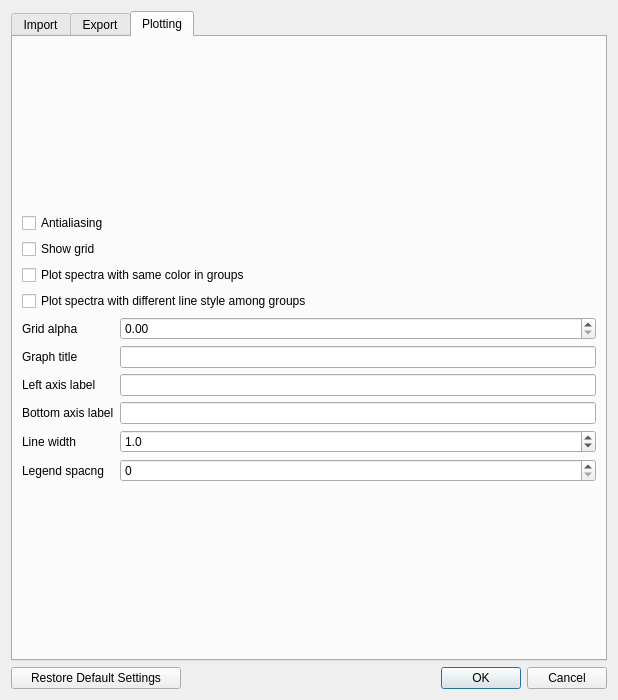
<?xml version="1.0" encoding="UTF-8"?>
<ui version="4.0">
 <class>Dialog</class>
 <widget class="QDialog" name="Dialog">
  <property name="enabled">
   <bool>true</bool>
  </property>
  <property name="geometry">
   <rect>
    <x>0</x>
    <y>0</y>
    <width>618</width>
    <height>700</height>
   </rect>
  </property>
  <property name="sizePolicy">
   <sizepolicy hsizetype="Fixed" vsizetype="Fixed">
    <horstretch>0</horstretch>
    <verstretch>0</verstretch>
   </sizepolicy>
  </property>
  <property name="minimumSize">
   <size>
    <width>0</width>
    <height>0</height>
   </size>
  </property>
  <property name="maximumSize">
   <size>
    <width>999999</width>
    <height>999999</height>
   </size>
  </property>
  <property name="windowTitle">
   <string>Dialog</string>
  </property>
  <layout class="QGridLayout" name="gridLayout_7">
   <item row="0" column="0">
    <layout class="QVBoxLayout" name="verticalLayout">
     <item>
      <widget class="QTabWidget" name="tabWidget">
       <property name="tabPosition">
        <enum>QTabWidget::North</enum>
       </property>
       <property name="tabShape">
        <enum>QTabWidget::Rounded</enum>
       </property>
       <property name="currentIndex">
        <number>2</number>
       </property>
       <property name="elideMode">
        <enum>Qt::ElideNone</enum>
       </property>
       <property name="usesScrollButtons">
        <bool>true</bool>
       </property>
       <property name="documentMode">
        <bool>false</bool>
       </property>
       <property name="tabsClosable">
        <bool>false</bool>
       </property>
       <property name="movable">
        <bool>false</bool>
       </property>
       <property name="tabBarAutoHide">
        <bool>true</bool>
       </property>
       <widget class="QWidget" name="tImport">
        <attribute name="title">
         <string>Import</string>
        </attribute>
        <layout class="QGridLayout" name="gridLayout_2">
         <item row="0" column="0">
          <layout class="QVBoxLayout" name="verticalLayout_2">
           <item>
            <widget class="QGroupBox" name="groupBox">
             <property name="title">
              <string>Files</string>
             </property>
             <layout class="QGridLayout" name="gridLayout_16">
              <item row="0" column="0">
               <layout class="QVBoxLayout" name="verticalLayout_9">
                <item>
                 <widget class="QLabel" name="label_11">
                  <property name="text">
                   <string>\n - new line
\t - tabulator</string>
                  </property>
                 </widget>
                </item>
                <item>
                 <layout class="QGridLayout" name="gridLayout_3">
                  <item row="5" column="3">
                   <widget class="QLineEdit" name="general_imp_delimiter"/>
                  </item>
                  <item row="5" column="0">
                   <widget class="QLabel" name="label_3">
                    <property name="text">
                     <string>Delimiter</string>
                    </property>
                   </widget>
                  </item>
                  <item row="0" column="3">
                   <widget class="QLabel" name="label_7">
                    <property name="text">
                     <string>General (*.txt, etc.)</string>
                    </property>
                   </widget>
                  </item>
                  <item row="6" column="3">
                   <widget class="QLineEdit" name="general_imp_decimal_sep"/>
                  </item>
                  <item row="6" column="0">
                   <widget class="QLabel" name="label_4">
                    <property name="text">
                     <string>Decimal separator</string>
                    </property>
                   </widget>
                  </item>
                  <item row="5" column="1">
                   <widget class="QLineEdit" name="dx_imp_delimiter"/>
                  </item>
                  <item row="5" column="2">
                   <widget class="QLineEdit" name="csv_imp_delimiter"/>
                  </item>
                  <item row="6" column="1">
                   <widget class="QLineEdit" name="dx_imp_decimal_sep"/>
                  </item>
                  <item row="6" column="2">
                   <widget class="QLineEdit" name="csv_imp_decimal_sep"/>
                  </item>
                  <item row="0" column="1">
                   <widget class="QLabel" name="label_6">
                    <property name="text">
                     <string>DX file</string>
                    </property>
                   </widget>
                  </item>
                  <item row="0" column="2">
                   <widget class="QLabel" name="label_5">
                    <property name="text">
                     <string>CSV file</string>
                    </property>
                   </widget>
                  </item>
                 </layout>
                </item>
                <item>
                 <layout class="QHBoxLayout" name="horizontalLayout_2">
                  <item>
                   <widget class="QGroupBox" name="groupBox_5">
                    <property name="title">
                     <string>DX file</string>
                    </property>
                    <layout class="QGridLayout" name="gridLayout_9">
                     <item row="0" column="0">
                      <layout class="QVBoxLayout" name="verticalLayout_4">
                       <item>
                        <widget class="QRadioButton" name="dx_import_spectra_name_from_filename">
                         <property name="text">
                          <string>Import spectra name
from filename</string>
                         </property>
                        </widget>
                       </item>
                       <item>
                        <widget class="QRadioButton" name="rb_DX_import_from_title">
                         <property name="text">
                          <string>Import spectra name
from ##TITLE entry</string>
                         </property>
                         <property name="checked">
                          <bool>true</bool>
                         </property>
                        </widget>
                       </item>
                       <item>
                        <widget class="QCheckBox" name="dx_if_title_is_empty_use_filename">
                         <property name="text">
                          <string>If ##TITLE is empty, use
spectra name from filename</string>
                         </property>
                        </widget>
                       </item>
                      </layout>
                     </item>
                    </layout>
                   </widget>
                  </item>
                  <item>
                   <widget class="QGroupBox" name="groupBox_6">
                    <property name="title">
                     <string>CSV and General files</string>
                    </property>
                    <layout class="QGridLayout" name="gridLayout_15">
                     <item row="0" column="0">
                      <layout class="QVBoxLayout" name="verticalLayout_8">
                       <item>
                        <widget class="QLabel" name="label">
                         <property name="text">
                          <string>If possible (for non-concatenated data),</string>
                         </property>
                        </widget>
                       </item>
                       <item>
                        <widget class="QRadioButton" name="general_import_spectra_name_from_filename">
                         <property name="text">
                          <string>Import spectra name
from filename</string>
                         </property>
                        </widget>
                       </item>
                       <item>
                        <widget class="QRadioButton" name="rb_general_import_from_header">
                         <property name="text">
                          <string>Import spectra name
from header</string>
                         </property>
                         <property name="checked">
                          <bool>true</bool>
                         </property>
                        </widget>
                       </item>
                       <item>
                        <widget class="QCheckBox" name="general_if_header_is_empty_use_filename">
                         <property name="text">
                          <string>If header is empty, use
spectra name from filename</string>
                         </property>
                        </widget>
                       </item>
                      </layout>
                     </item>
                    </layout>
                   </widget>
                  </item>
                 </layout>
                </item>
               </layout>
              </item>
             </layout>
            </widget>
           </item>
           <item>
            <widget class="QGroupBox" name="groupBox_2">
             <property name="title">
              <string>Clipboard</string>
             </property>
             <layout class="QGridLayout" name="gridLayout_10">
              <item row="0" column="0">
               <layout class="QVBoxLayout" name="verticalLayout_3">
                <item>
                 <widget class="QCheckBox" name="excel_imp_as_text">
                  <property name="text">
                   <string>Import data from MS Excel as text
(if checked, decimal precision will be lost)</string>
                  </property>
                 </widget>
                </item>
                <item>
                 <widget class="QLabel" name="label_10">
                  <property name="sizePolicy">
                   <sizepolicy hsizetype="Preferred" vsizetype="Minimum">
                    <horstretch>0</horstretch>
                    <verstretch>0</verstretch>
                   </sizepolicy>
                  </property>
                  <property name="text">
                   <string>Set how to import text data from clipboard (in order to retain compatibility with MS Excel/Origin, keep delimiter set as tabulator \t, decimal separator is application specific)</string>
                  </property>
                  <property name="wordWrap">
                   <bool>true</bool>
                  </property>
                 </widget>
                </item>
                <item>
                 <layout class="QGridLayout" name="gridLayout_4">
                  <item row="0" column="0">
                   <widget class="QLabel" name="label_8">
                    <property name="text">
                     <string>Delimiter</string>
                    </property>
                   </widget>
                  </item>
                  <item row="1" column="0">
                   <widget class="QLabel" name="label_9">
                    <property name="text">
                     <string>Decimal separator</string>
                    </property>
                   </widget>
                  </item>
                  <item row="1" column="1">
                   <widget class="QLineEdit" name="clip_imp_decimal_sep"/>
                  </item>
                  <item row="0" column="1">
                   <widget class="QLineEdit" name="clip_imp_delimiter"/>
                  </item>
                 </layout>
                </item>
               </layout>
              </item>
             </layout>
            </widget>
           </item>
          </layout>
         </item>
        </layout>
       </widget>
       <widget class="QWidget" name="tExport">
        <attribute name="title">
         <string>Export</string>
        </attribute>
        <layout class="QGridLayout" name="gridLayout_8">
         <item row="0" column="0">
          <layout class="QGridLayout" name="gridLayout">
           <item row="1" column="0">
            <widget class="QGroupBox" name="groupBox_4">
             <property name="title">
              <string>Clipboard</string>
             </property>
             <layout class="QGridLayout" name="gridLayout_12">
              <item row="0" column="0">
               <layout class="QVBoxLayout" name="verticalLayout_5">
                <item>
                 <widget class="QLabel" name="label_18">
                  <property name="sizePolicy">
                   <sizepolicy hsizetype="Preferred" vsizetype="Minimum">
                    <horstretch>0</horstretch>
                    <verstretch>0</verstretch>
                   </sizepolicy>
                  </property>
                  <property name="text">
                   <string>Set how to export text data to clipboard (in order to retain compatibility with MS Excel/Origin, keep delimiter set as tabulator \t, decimal separator is application specific)</string>
                  </property>
                  <property name="wordWrap">
                   <bool>true</bool>
                  </property>
                 </widget>
                </item>
                <item>
                 <widget class="QCheckBox" name="clip_exp_include_group_name">
                  <property name="text">
                   <string>Include group name</string>
                  </property>
                 </widget>
                </item>
                <item>
                 <widget class="QCheckBox" name="clip_exp_include_header">
                  <property name="text">
                   <string>Include header</string>
                  </property>
                 </widget>
                </item>
                <item>
                 <layout class="QGridLayout" name="gridLayout_6">
                  <item row="0" column="0">
                   <widget class="QLabel" name="label_19">
                    <property name="text">
                     <string>Delimiter</string>
                    </property>
                   </widget>
                  </item>
                  <item row="1" column="0">
                   <widget class="QLabel" name="label_20">
                    <property name="text">
                     <string>Decimal separator</string>
                    </property>
                   </widget>
                  </item>
                  <item row="1" column="1">
                   <widget class="QLineEdit" name="clip_exp_decimal_sep"/>
                  </item>
                  <item row="0" column="1">
                   <widget class="QLineEdit" name="clip_exp_delimiter"/>
                  </item>
                 </layout>
                </item>
               </layout>
              </item>
             </layout>
            </widget>
           </item>
           <item row="0" column="0">
            <widget class="QGroupBox" name="groupBox_3">
             <property name="title">
              <string>Files</string>
             </property>
             <layout class="QGridLayout" name="gridLayout_11">
              <item row="0" column="0">
               <layout class="QVBoxLayout" name="verticalLayout_6">
                <item>
                 <widget class="QLabel" name="label_17">
                  <property name="text">
                   <string>\n - new line
\t - tabulator</string>
                  </property>
                 </widget>
                </item>
                <item>
                 <widget class="QCheckBox" name="files_exp_include_group_name">
                  <property name="text">
                   <string>Include group name</string>
                  </property>
                 </widget>
                </item>
                <item>
                 <widget class="QCheckBox" name="files_exp_include_header">
                  <property name="text">
                   <string>Include header</string>
                  </property>
                 </widget>
                </item>
                <item>
                 <layout class="QGridLayout" name="gridLayout_5">
                  <item row="1" column="2">
                   <widget class="QLineEdit" name="general_exp_delimiter"/>
                  </item>
                  <item row="2" column="2">
                   <widget class="QLineEdit" name="general_exp_decimal_sep"/>
                  </item>
                  <item row="2" column="0">
                   <widget class="QLabel" name="label_13">
                    <property name="text">
                     <string>Decimal separator</string>
                    </property>
                   </widget>
                  </item>
                  <item row="2" column="1">
                   <widget class="QLineEdit" name="csv_exp_decimal_sep"/>
                  </item>
                  <item row="0" column="1">
                   <widget class="QLabel" name="label_15">
                    <property name="text">
                     <string>CSV file</string>
                    </property>
                   </widget>
                  </item>
                  <item row="0" column="2">
                   <widget class="QLabel" name="label_16">
                    <property name="text">
                     <string>General (*.txt, etc.)</string>
                    </property>
                   </widget>
                  </item>
                  <item row="1" column="0">
                   <widget class="QLabel" name="label_12">
                    <property name="text">
                     <string>Delimiter</string>
                    </property>
                   </widget>
                  </item>
                  <item row="1" column="1">
                   <widget class="QLineEdit" name="csv_exp_delimiter"/>
                  </item>
                 </layout>
                </item>
               </layout>
              </item>
             </layout>
            </widget>
           </item>
          </layout>
         </item>
        </layout>
       </widget>
       <widget class="QWidget" name="tPlotting">
        <attribute name="title">
         <string>Plotting</string>
        </attribute>
        <layout class="QGridLayout" name="gridLayout_14">
         <item row="0" column="0">
          <layout class="QVBoxLayout" name="verticalLayout_7">
           <item>
            <widget class="QCheckBox" name="antialiasing">
             <property name="text">
              <string>Antialiasing</string>
             </property>
            </widget>
           </item>
           <item>
            <widget class="QCheckBox" name="show_grid">
             <property name="text">
              <string>Show grid</string>
             </property>
            </widget>
           </item>
           <item>
            <widget class="QCheckBox" name="same_color_in_group">
             <property name="text">
              <string>Plot spectra with same color in groups</string>
             </property>
            </widget>
           </item>
           <item>
            <widget class="QCheckBox" name="different_line_style_among_groups">
             <property name="text">
              <string>Plot spectra with different line style among groups</string>
             </property>
            </widget>
           </item>
           <item>
            <layout class="QGridLayout" name="gridLayout_13">
             <item row="3" column="2">
              <widget class="QLineEdit" name="bottom_axis_label"/>
             </item>
             <item row="2" column="2">
              <widget class="QLineEdit" name="left_axis_label"/>
             </item>
             <item row="2" column="0">
              <widget class="QLabel" name="label_21">
               <property name="text">
                <string>Left axis label</string>
               </property>
              </widget>
             </item>
             <item row="3" column="0">
              <widget class="QLabel" name="label_14">
               <property name="text">
                <string>Bottom axis label</string>
               </property>
              </widget>
             </item>
             <item row="0" column="0">
              <widget class="QLabel" name="label_2">
               <property name="text">
                <string>Grid alpha</string>
               </property>
              </widget>
             </item>
             <item row="0" column="2">
              <widget class="QDoubleSpinBox" name="grid_alpha">
               <property name="decimals">
                <number>2</number>
               </property>
               <property name="maximum">
                <double>1.000000000000000</double>
               </property>
               <property name="singleStep">
                <double>0.010000000000000</double>
               </property>
              </widget>
             </item>
             <item row="1" column="2">
              <widget class="QLineEdit" name="graph_title"/>
             </item>
             <item row="4" column="2">
              <widget class="QDoubleSpinBox" name="line_width">
               <property name="decimals">
                <number>1</number>
               </property>
               <property name="minimum">
                <double>0.100000000000000</double>
               </property>
               <property name="maximum">
                <double>50.000000000000000</double>
               </property>
               <property name="value">
                <double>1.000000000000000</double>
               </property>
              </widget>
             </item>
             <item row="1" column="0">
              <widget class="QLabel" name="label_22">
               <property name="text">
                <string>Graph title</string>
               </property>
              </widget>
             </item>
             <item row="4" column="0">
              <widget class="QLabel" name="label_23">
               <property name="text">
                <string>Line width</string>
               </property>
              </widget>
             </item>
             <item row="5" column="0">
              <widget class="QLabel" name="label_24">
               <property name="text">
                <string>Legend spacng</string>
               </property>
              </widget>
             </item>
             <item row="5" column="2">
              <widget class="QSpinBox" name="legend_spacing">
               <property name="maximum">
                <number>200</number>
               </property>
               <property name="singleStep">
                <number>1</number>
               </property>
              </widget>
             </item>
            </layout>
           </item>
          </layout>
         </item>
        </layout>
       </widget>
      </widget>
     </item>
     <item>
      <layout class="QHBoxLayout" name="horizontalLayout">
       <item>
        <widget class="QPushButton" name="btnRestoreDefaultSettings">
         <property name="minimumSize">
          <size>
           <width>170</width>
           <height>0</height>
          </size>
         </property>
         <property name="text">
          <string>Restore Default Settings</string>
         </property>
        </widget>
       </item>
       <item>
        <widget class="QDialogButtonBox" name="buttonBox">
         <property name="orientation">
          <enum>Qt::Horizontal</enum>
         </property>
         <property name="standardButtons">
          <set>QDialogButtonBox::Cancel|QDialogButtonBox::Ok</set>
         </property>
        </widget>
       </item>
      </layout>
     </item>
    </layout>
   </item>
  </layout>
 </widget>
 <tabstops>
  <tabstop>tabWidget</tabstop>
  <tabstop>general_imp_delimiter</tabstop>
  <tabstop>general_imp_decimal_sep</tabstop>
  <tabstop>excel_imp_as_text</tabstop>
  <tabstop>clip_imp_delimiter</tabstop>
  <tabstop>clip_imp_decimal_sep</tabstop>
  <tabstop>csv_exp_delimiter</tabstop>
  <tabstop>csv_exp_decimal_sep</tabstop>
  <tabstop>general_exp_delimiter</tabstop>
  <tabstop>general_exp_decimal_sep</tabstop>
  <tabstop>clip_exp_include_group_name</tabstop>
  <tabstop>clip_exp_include_header</tabstop>
  <tabstop>clip_exp_delimiter</tabstop>
  <tabstop>clip_exp_decimal_sep</tabstop>
  <tabstop>antialiasing</tabstop>
  <tabstop>show_grid</tabstop>
  <tabstop>grid_alpha</tabstop>
  <tabstop>left_axis_label</tabstop>
  <tabstop>bottom_axis_label</tabstop>
  <tabstop>btnRestoreDefaultSettings</tabstop>
 </tabstops>
 <resources/>
 <connections>
  <connection>
   <sender>buttonBox</sender>
   <signal>accepted()</signal>
   <receiver>Dialog</receiver>
   <slot>accept()</slot>
   <hints>
    <hint type="sourcelabel">
     <x>248</x>
     <y>254</y>
    </hint>
    <hint type="destinationlabel">
     <x>157</x>
     <y>274</y>
    </hint>
   </hints>
  </connection>
  <connection>
   <sender>buttonBox</sender>
   <signal>rejected()</signal>
   <receiver>Dialog</receiver>
   <slot>reject()</slot>
   <hints>
    <hint type="sourcelabel">
     <x>316</x>
     <y>260</y>
    </hint>
    <hint type="destinationlabel">
     <x>286</x>
     <y>274</y>
    </hint>
   </hints>
  </connection>
 </connections>
</ui>
